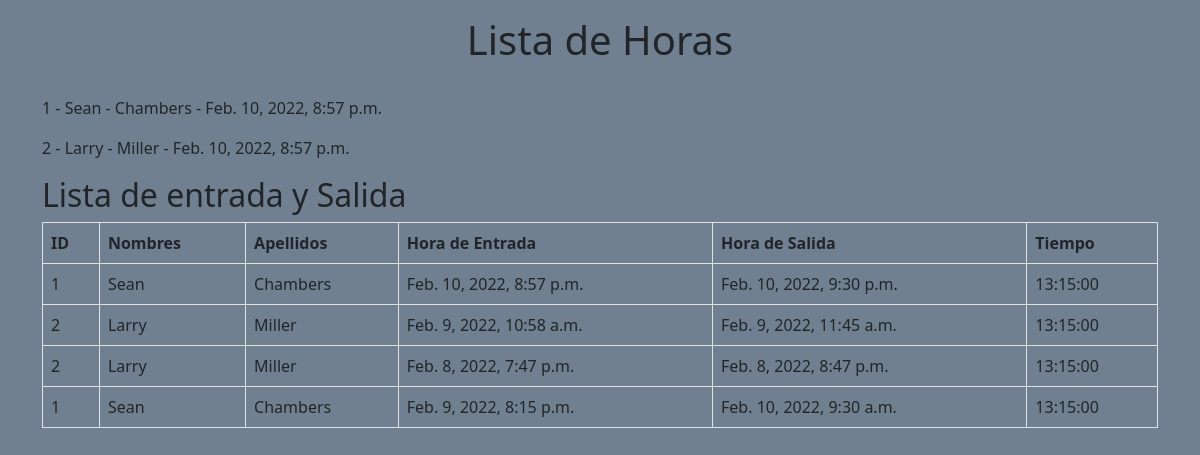
The page /student/list/ on the database its author committed.
### student/models.py (models this page shows)
class Apprentice(models.Model):
  id_app = models.AutoField(primary_key=True)
  name = models.CharField(_("Nombres"), max_length=100, help_text="Debe de ingresar sus nombres completos")
  surname = models.CharField(_("Apellidos"), max_length=200, help_text="Ingrese sus apellidos completos")
  created_at = models.DateTimeField(_("Creado"), auto_now_add=True)
  updated_at = models.DateTimeField(_("Actualizado"), auto_now=True)
  def __str__(self):
    return str(self.name)

class Assistance(models.Model):
  id_ass = models.AutoField(primary_key=True)
  apprentice = models.ForeignKey(Apprentice, verbose_name=_("Aprendis"), on_delete=models.CASCADE)
  entry_at = models.DateTimeField(_("Hora de Ingreso"), blank=True,null=True)
  exit_at = models.DateTimeField(_("Hora de Salida"), blank=True,null=True)
  def __str__(self):
    return str(self.apprentice)

### student/views.py (the view)
# urls.py: path('list/', list_apprentice, name='list-apprentice'),
def list_apprentice(request):
  obj = Apprentice.objects.all()
  ass = Assistance.objects.all()
  app_1 = Assistance.objects.get(pk=4)
  print(app_1.entry_at)
  time_entry = app_1.entry_at.strftime('%H:%M')
  time_exit = app_1.exit_at.strftime('%H:%M')
  print("Entrada:", time_entry)
  print ("Salida: ",time_exit)
  formato = '%H:%M'
  tiempo = datetime.strptime(time_exit, formato) - datetime.strptime(time_entry, formato)
  context ={
    'title': "Lista",
    'obj': obj,
    'ass' : ass,
    'tiempo': tiempo,
  }
  return render(request, 'student/list.html', context)

### student/templates/student/list.html (shortened to what this page needs)
{% extends 'base.html' %}
{% load static %}
{% block content %}
  <h1 class="text-center">Lista de Horas</h1>
  <br>
  {% for s in obj %}
  <p>
    {{s.id_app}} - {{s.name}} - {{s.surname}} - {{s.created_at}}
  </p>
  {% endfor %}
  <h2>Lista de entrada y Salida</h2>
  <table class="table table-bordered">
    <thead>
      <tr>
        <th scope="col">ID</th>
        <th scope="col">Nombres</th>
        <th scope="col">Apellidos</th>
        <th scope="col">Hora de Entrada</th>
        <th scope="col">Hora de Salida</th>
        <th scope="col">Tiempo</th>
      </tr>
    </thead>
    <tbody>
    {% for a in ass %}
      <tr>
        <td>{{a.apprentice.id_app}}</td>
        <td>{{a}}</td>
        <td>{{a.apprentice.surname}}</td>
        <td>{{a.entry_at}}</td>
        <td>{{a.exit_at}}</td>
        <td>{{tiempo}}</td>
      </tr>
    {% endfor %}
    </tbody>
  </table>
{% endblock content %}

### templates/base.html (shortened to what this page needs)
{% load static %}
<!DOCTYPE HTML>
<html lang="es">
  <head>
    <link href="https://cdn.jsdelivr.net/npm/bootstrap@5.0.2/dist/css/bootstrap.min.css" rel="stylesheet">
    <link rel="stylesheet" href="{% static 'css/style.css' %}">
  </head>
  <body>
    <div class="container mt-3">
      {% block content %}
      {% endblock content %}
    </div>
  </body>
</html>

### static/css/style.css (style rules this page uses)
body { background-color: slategrey; }

### rows shown on the page
Apprentice: id_app "1", name "Sean", surname "Chambers", created_at "Feb. 10, 2022, 8:57 p.m."
Apprentice: id_app "2", name "Larry", surname "Miller", created_at "Feb. 10, 2022, 8:57 p.m."
Assistance: apprentice.id_app "1", apprentice.name "Sean", apprentice.surname "Chambers", entry_at "Feb. 10, 2022, 8:57 p.m.", exit_at "Feb. 10, 2022, 9:30 p.m.", tiempo "13:15:00"
Assistance: apprentice.id_app "2", apprentice.name "Larry", apprentice.surname "Miller", entry_at "Feb. 9, 2022, 10:58 a.m.", exit_at "Feb. 9, 2022, 11:45 a.m.", tiempo "13:15:00"
Assistance: apprentice.id_app "2", apprentice.name "Larry", apprentice.surname "Miller", entry_at "Feb. 8, 2022, 7:47 p.m.", exit_at "Feb. 8, 2022, 8:47 p.m.", tiempo "13:15:00"
Assistance: apprentice.id_app "1", apprentice.name "Sean", apprentice.surname "Chambers", entry_at "Feb. 9, 2022, 8:15 p.m.", exit_at "Feb. 10, 2022, 9:30 a.m.", tiempo "13:15:00"
